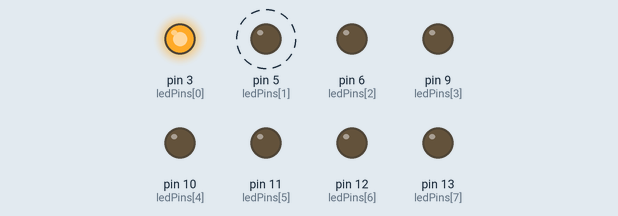
This program was run on a simulated Arduino Uno, built with avr-gcc and run on an emulated ATmega328P. On the bench: output pins drawn as LEDs (lit = HIGH). Dashed ring = blinking. What the program prints to the serial monitor is not drawn.

Above: at 0.5 s.
Timing chart, 0 to 3.0 s (numbered marks = the images above):
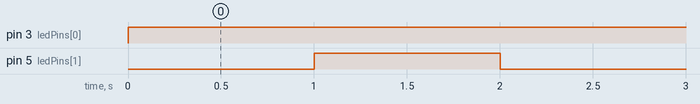

Measured:
- by itself, pin 3 (ledPins[0]): LOW → HIGH at 0.00 s
- by itself, pin 5 (ledPins[1]): alternates HIGH for 1.0 s and LOW for 1.0 s

The program:

main.cpp
```cpp
#include <Arduino.h>

// Define the pins for the LEDs
const uint8_t ledPins[] = { 3, 5, 6, 9, 10, 11, 12, 13 };
// Calculate the number of LEDs
const int ledCount = sizeof(ledPins) / sizeof(ledPins[0]);
// Define th bits for the LEDs
const uint8_t ints[] = { 0, 1, 2, 3, 4, 5, 6, 7 };
// Calculate the number of bits
const int bitCount = sizeof(ints) / sizeof(ints[0]);

void setup() {
  // put your setup code here, to run once:
  for (size_t i = 0; i < ledCount; i++)
    pinMode(ledPins[i], OUTPUT);
  // Start the serial communication
  Serial.begin(9600);
}

// The loop function is called in an endless loop
void loop() {
  // Loop through the numbers from 0 to 15
  for (int z = 0; z < 16; z++) {
    // Loop through the bits
    for (int b = 0; b < bitCount; b++) {
      // Calculate the power of 2
      int p = pow(b, 2);
      // Calculate the bit
      int i = z / p % 2;
      // Print the bit
      Serial.print(i);
      // Set the LED
      digitalWrite(ledPins[p], i == 1 ? HIGH : LOW);
    }
    Serial.println();
    delay(1000);
  }
}
```
